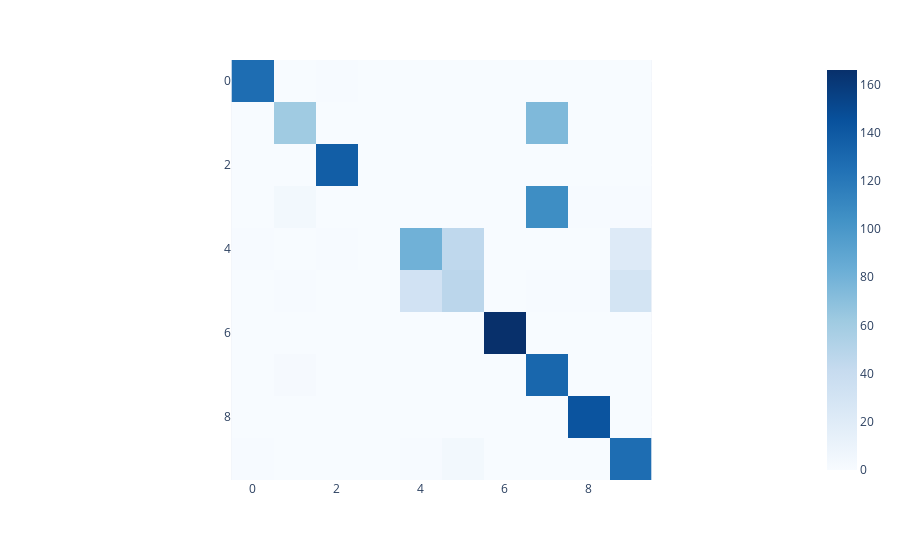

Notebook code for this chart:
### Markdown cell above
# Metrics

### Code cell
acc = accuracy_score(y_true=test_targets, y_pred=predictions)
accuracy = round(acc, 4)

print(f"The accuracy is {round(accuracy*100, 4)}%")

print(classification_report(y_true=test_targets, y_pred=predictions, digits=4))

conf_matrix = confusion_matrix(y_true=test_targets, y_pred=predictions)
px.imshow(conf_matrix, color_continuous_scale="blues")

### Figure 1 — Plotly figure (JSON) as saved in the notebook; plotly's stock layout.template omitted (floating-point values rounded to 4 significant figures)
{"data": [{"coloraxis": "coloraxis", "hovertemplate": "x: %{x}<br>y: %{y}<br>color: %{z}<extra></extra>", "name": "0", "type": "heatmap", "xaxis": "x", "yaxis": "y", "z": [[127, 0, 1, 0, 0, 0, 0, 0, 0, 0], [0, 61, 0, 0, 0, 0, 0, 75, 0, 0], [0, 0, 137, 0, 0, 0, 0, 0, 0, 0], [0, 4, 0, 0, 0, 0, 0, 106, 1, 1], [1, 0, 1, 0, 81, 45, 0, 0, 0, 22], [0, 1, 0, 0, 32, 47, 0, 1, 1, 30], [0, 0, 0, 0, 0, 0, 166, 0, 0, 0], [0, 2, 0, 0, 0, 0, 0, 131, 0, 0], [0, 0, 0, 0, 0, 0, 0, 0, 143, 0], [1, 0, 0, 0, 1, 4, 0, 0, 0, 127]]}], "layout": {"coloraxis": {"colorscale": [[0, "rgb(247,251,255)"], [0.125, "rgb(222,235,247)"], [0.25, "rgb(198,219,239)"], [0.375, "rgb(158,202,225)"], [0.5, "rgb(107,174,214)"], [0.625, "rgb(66,146,198)"], [0.75, "rgb(33,113,181)"], [0.875, "rgb(8,81,156)"], [1, "rgb(8,48,107)"]]}, "margin": {"t": 60}, "xaxis": {"anchor": "y", "constrain": "domain", "domain": [0, 1], "scaleanchor": "y"}, "yaxis": {"anchor": "x", "autorange": "reversed", "constrain": "domain", "domain": [0, 1]}}}
